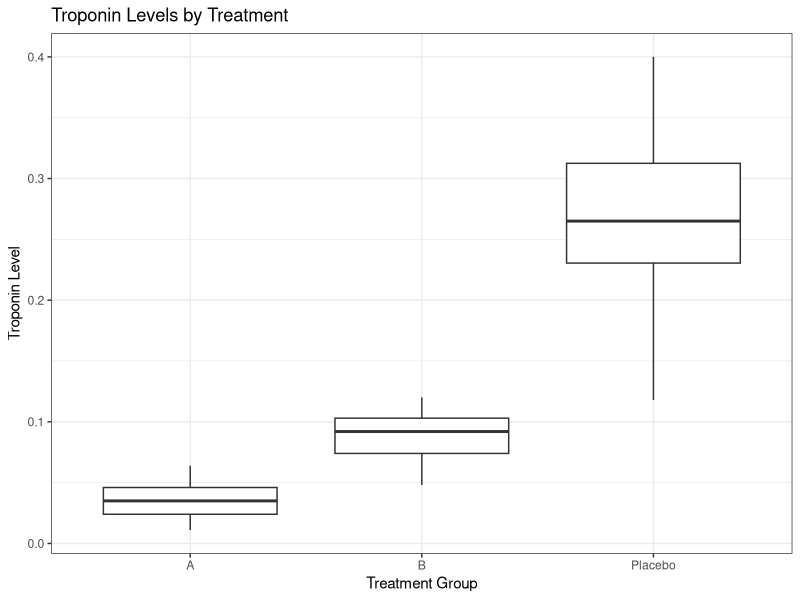

Generate this figure with R:
## ---- chunk 1
library(dplyr)
library(purrr)
library(lubridate)
library(ggplot2)
## ---- chunk 2
# Set a seed for reproducibility
set.seed(234)
# Define the number of observations (patients) to generate
n_patients <- 100

# Create an empty data frame with placeholders for variables
syn_dat <- data.frame(
  PatientID = numeric(n_patients),
  Age = numeric(n_patients),
  Gender = character(n_patients),
  TreatmentGroup = character(n_patients),
  EnrollmentDate = lubridate::as_date(character(n_patients)),
  BloodPressure = numeric(n_patients),
  Troponin = numeric(n_patients),
  AdverseEvent = integer(n_patients)
)

# Variable 1: Patient ID
syn_dat$PatientID <- 1:n_patients

# Variable 2: Age (numeric variable)
syn_dat$Age <- round(rnorm(n_patients, mean = 60, sd = 10), 1)

# Variable 3: Gender (categorical variable)
syn_dat$Gender <- purrr::map_chr(sample(c("Male", "Female"), n_patients, replace = TRUE), as.character)

# Variable 4: Treatment Group (categorical variable)
syn_dat$TreatmentGroup <- purrr::map_chr(sample(c("A", "B", "Placebo"), n_patients, replace = TRUE), as.character)

# Variable 5: Date of Enrollment (date variable)
syn_dat$EnrollmentDate <- lubridate::as_date(sample(seq(from = lubridate::as_date("2022-01-01"), to = lubridate::as_date("2022-12-31"), by = "days"), n_patients, replace = TRUE))

# Variable 6: Blood Pressure (numeric variable)
syn_dat$BloodPressure <- round(runif(n_patients, min = 90, max = 160), 1)

# Variable 7: Troponin level (numeric variable)
# Option 1: Troponin level is independent of treatment
#syn_dat$Troponin <- round(rnorm(n_patients, mean = 0.10, sd = 0.15), 1)

# Option 2: Troponin is dependent on treatment
syn_dat$Troponin[syn_dat$TreatmentGroup == "A"] <- pmax(round(rnorm(sum(syn_dat$TreatmentGroup == "A"), mean = 0.035, sd = 0.012), 3), 0.001)
syn_dat$Troponin[syn_dat$TreatmentGroup == "B"] <- pmax(round(rnorm(sum(syn_dat$TreatmentGroup == "B"), mean = 0.085, sd = 0.020), 3), 0.001)
syn_dat$Troponin[syn_dat$TreatmentGroup == "Placebo"] <- pmax(round(rnorm(sum(syn_dat$TreatmentGroup == "Placebo"), mean = 0.260, sd = 0.060), 3), 0.001)

# Variable 8: Adverse Event (binary variable, 0 = No, 1 = Yes)
# Option 1: Adverse events are independent of treatment
#syn_dat$AdverseEvent <- purrr::map_int(sample(0:1, n_patients, replace = TRUE, prob = c(0.8, 0.2)), as.integer)

# Option 2: Adverse events are influenced by treatment status
syn_dat$AdverseEvent[syn_dat$TreatmentGroup == "A"] <- purrr::map_int(sample(0:1, sum(syn_dat$TreatmentGroup == "A"), replace = TRUE, prob = c(0.5, 0.5)), as.integer)
syn_dat$AdverseEvent[syn_dat$TreatmentGroup == "B"] <- purrr::map_int(sample(0:1, sum(syn_dat$TreatmentGroup == "B"), replace = TRUE, prob = c(0.7, 0.3)), as.integer)
syn_dat$AdverseEvent[syn_dat$TreatmentGroup == "Placebo"] <- purrr::map_int(sample(0:1, sum(syn_dat$TreatmentGroup == "Placebo"), replace = TRUE, prob = c(0.9, 0.1)), as.integer)
## ---- chunk 3
# Print the first few rows of the generated data
head(syn_dat)

## ---- chunk 4
# Grab summary of synthetic data
summary(syn_dat)
dplyr::glimpse(syn_dat)  
# Frequency table for adverse events stratified by treatment
table(syn_dat$AdverseEvent,syn_dat$TreatmentGroup)
## ---- chunk 5
# Boxplot of Troponin levels by treatment group
ggplot(syn_dat, aes(x = TreatmentGroup, y = Troponin)) +
  geom_boxplot() +
  labs(title = "Troponin Levels by Treatment", x = "Treatment Group", y = "Troponin Level") +
  theme_bw()
# There is a difference in troponin levels across treatment groups, 
# with the placebo group having higher levels on average, and treatment group A has the lowest levels, which 
# correlates with lower risk of adverse events such as heart attacks.
## ---- chunk 6
# Perform ANOVA to test for differences in troponin levels across treatment groups
anova_result <- aov(Troponin ~ TreatmentGroup, data = syn_dat)
summary(anova_result)
# A significant p-value (p < 0.05) would indicate that there are significant differences in troponin levels 
# between at least two of the treatment groups. Our p-value is <2e-16, suggesting strong evidence for difference.
## ---- chunk 7
# We can also use linear models with treatment group as a predictor of troponin levels, and so forth.
# Model 1: treatment only
m1 <- lm(Troponin ~ TreatmentGroup, data = syn_dat)
summary(m1)

# Model 2: add demographics + blood pressure
m2 <- lm(Troponin ~ TreatmentGroup + Age + Gender + BloodPressure, data = syn_dat)
summary(m2)

# Model 3: allow treatment effect to vary by blood pressure
m3 <- lm(Troponin ~ TreatmentGroup * BloodPressure + Age + Gender, data = syn_dat)
summary(m3)

# Compare fit
anova(m1, m2, m3)
AIC(m1, m2, m3)
